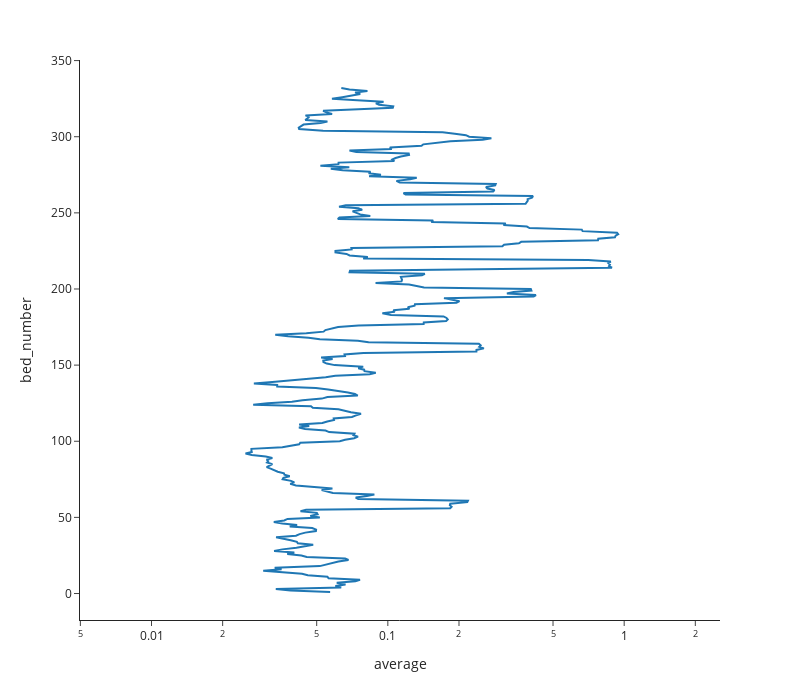

The notebook cell this image was saved under:
### Code cell
fig = px.line(L2, x='average', y='bed_number', log_x=True, template="simple_white",
                width=800, height=700)

fig.update_layout(xaxis_range=[np.log(0.1),np.log(1.5)])

fig.show()
fig.write_image("figs/L2.svg")

### Figure 1 — Plotly figure (JSON) as saved in the notebook; plotly's stock layout.template omitted (floating-point values rounded to 4 significant figures; data arrays with more than 128 entries replaced by an {"elided": "..."} marker saying what was removed)
{"data": [{"hovertemplate": "average=%{x}<br>bed_number=%{y}<extra></extra>", "legendgroup": "", "line": {"color": "#1F77B4", "dash": "solid"}, "marker": {"symbol": "circle"}, "mode": "lines", "name": "", "orientation": "v", "showlegend": false, "type": "scatter", "x": {"elided": "332 float values"}, "xaxis": "x", "y": {"elided": "332 int values"}, "yaxis": "y"}], "layout": {"height": 700, "legend": {"tracegroupgap": 0}, "margin": {"t": 60}, "width": 800, "xaxis": {"anchor": "y", "domain": [0, 1], "range": [-2.303, 0.4055], "title": {"text": "average"}, "type": "log"}, "yaxis": {"anchor": "x", "domain": [0, 1], "title": {"text": "bed_number"}}}}
